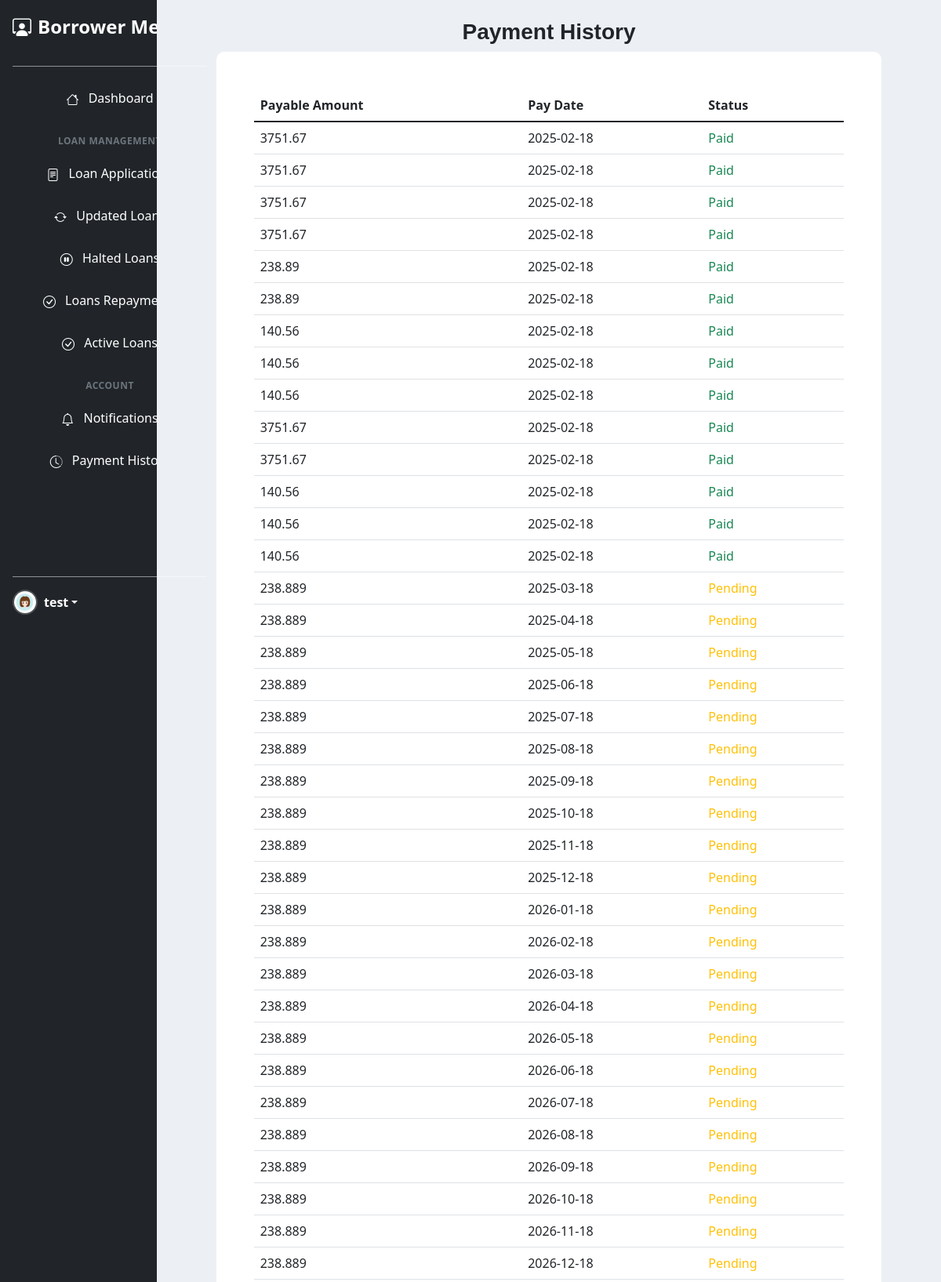
/Borrower/paymentHistory.php (signed in, upper part), run on the app's committed database.
### tables this page shows
CREATE TABLE `loaninstallments` (
  `loanInstallmentsId` int(11) NOT NULL,
  `user_id` text NOT NULL,
  `loan_id` text NOT NULL,
  `payable_amount` float NOT NULL,
  `pay_date` date NOT NULL,
  `principal` int(11) NOT NULL,
  `interest` int(11) NOT NULL,
  `admin_fee` int(11) NOT NULL,
  `status` text NOT NULL
);

### Classes/LoanInstallments.php (called while the page is built, shortened)
<?php
class LoanInstallments
{
    public static function userLoanInstllments()
    {
        try {
            $id = (int)$_SESSION['user_id'];
            $db = Database::getConnection();
            $query = "SELECT l.*, u.*, li.*, li.status as inStatus
                     FROM loans l
                     INNER JOIN loaninstallments li ON li.loan_id = l.id
                     INNER JOIN users u ON u.id = li.user_id
                     WHERE li.user_id = ?";
            $stmt = $db->prepare($query);
            $stmt->bind_param("i", $id);
            $stmt->execute();
            $result = $stmt->get_result();
            $installments = $result->fetch_all(MYSQLI_ASSOC);
            return $installments;
        } catch (Exception $e) {
            error_log("Error in userLoanInstllments: " . $e->getMessage());
            throw $e;
        }
    }
}

### Borrower/paymentHistory.php (the view, shortened to what this page needs)
<?php
require_once '../Classes/LoanInstallments.php';
try {
    $loanInstallments = LoanInstallments::userLoanInstllments();
} catch (Exception $e) {
    error_log("Error fetching loan installments: " . $e->getMessage());
    $loanInstallments = [];
    $error = "Error fetching payment history: " . $e->getMessage();
}
?>
<?php
include_once('Layout/head.php');
include_once('Layout/sidebar.php');
?>
<div class="col-md-10 pb-5" style="background-color: #ECF0F4;">
    <div class="row text-center">
    </div>
    <div class="title text-center">
        <h2 class="h3 fw-bold mt-3 " style="font-family: sans-serif;">
            Payment History
        </h2>
    </div>
    <div class="container-fluid">
        <div class="row mt-2 d-flex justify-content-center">
            <div class="col-lg-11 col-md-11 col-sm-11">
                <div class="table-responsive p-5" style="background-color: #FFFFFF; border-radius: 10px; ">
                    <table class="table">
                        <thead>
                            <tr>
                                <th>Payable Amount</th>
                                <th>Pay Date</th>
                                <th>Status</th>
                            </tr>
                        </thead>
                        <tbody>
                            <?php if (!empty($loanInstallments)): ?>
                                <?php foreach ($loanInstallments as $installment): ?>
                                    <tr>
                                        <td><?php echo htmlspecialchars($installment['payable_amount']); ?></td>
                                        <td><?php echo htmlspecialchars($installment['pay_date']); ?></td>
                                        <td>
                                            <?php
                                                $status = htmlspecialchars($installment['inStatus']);
                                                $statusClass = $status === 'Paid' ? 'text-success' : 'text-warning';
                                            ?>
                                            <span class="<?php echo $statusClass; ?>"><?php echo $status; ?></span>
                                        </td>
                                    </tr>
                                <?php endforeach; ?>
                            <?php else: ?>
                                <tr>
                                    <td colspan="3" class="text-center">No payment history available</td>
                                </tr>
                            <?php endif; ?>
                        </tbody>
                    </table>
                </div>
            </div>
        </div>
    </div>
</div>
</div>
</div>
<?php
include_once('Layout/footer.php');
?>

### Assets/Styles/style.css (style rules this page uses)
* { margin: 0; padding: 0; box-sizing: border-box; }
html, body { width: 100%; height: 100%; margin: 0; padding: 0; overflow-x: hidden; background-color: #f1f9ff !important; color: #0d6efd; font-family: Arial, sans-serif; }

### Assets/Styles/sidebars.css (style rules this page uses)
body { min-height: 100vh; min-height: -webkit-fill-available; }
html { height: -webkit-fill-available; }

### data on the page
loaninstallments: payable_amount "3751.67", pay_date "2025-02-18", status "Paid"
loaninstallments: payable_amount "3751.67", pay_date "2025-02-18", status "Paid"
loaninstallments: payable_amount "3751.67", pay_date "2025-02-18", status "Paid"
loaninstallments: payable_amount "3751.67", pay_date "2025-02-18", status "Paid"
loaninstallments: payable_amount "238.89", pay_date "2025-02-18", status "Paid"
loaninstallments: payable_amount "238.89", pay_date "2025-02-18", status "Paid"
loaninstallments: payable_amount "140.56", pay_date "2025-02-18", status "Paid"
loaninstallments: payable_amount "140.56", pay_date "2025-02-18", status "Paid"
loaninstallments: payable_amount "140.56", pay_date "2025-02-18", status "Paid"
loaninstallments: payable_amount "3751.67", pay_date "2025-02-18", status "Paid"
loaninstallments: payable_amount "3751.67", pay_date "2025-02-18", status "Paid"
loaninstallments: payable_amount "140.56", pay_date "2025-02-18", status "Paid"
loaninstallments: payable_amount "140.56", pay_date "2025-02-18", status "Paid"
loaninstallments: payable_amount "140.56", pay_date "2025-02-18", status "Paid"
loaninstallments: payable_amount "238.889", pay_date "2025-03-18", status "Pending"
loaninstallments: payable_amount "238.889", pay_date "2025-04-18", status "Pending"
loaninstallments: payable_amount "238.889", pay_date "2025-05-18", status "Pending"
loaninstallments: payable_amount "238.889", pay_date "2025-06-18", status "Pending"
loaninstallments: payable_amount "238.889", pay_date "2025-07-18", status "Pending"
loaninstallments: payable_amount "238.889", pay_date "2025-08-18", status "Pending"
loaninstallments: payable_amount "238.889", pay_date "2025-09-18", status "Pending"
loaninstallments: payable_amount "238.889", pay_date "2025-10-18", status "Pending"
loaninstallments: payable_amount "238.889", pay_date "2025-11-18", status "Pending"
loaninstallments: payable_amount "238.889", pay_date "2025-12-18", status "Pending"
loaninstallments: payable_amount "238.889", pay_date "2026-01-18", status "Pending"
loaninstallments: payable_amount "238.889", pay_date "2026-02-18", status "Pending"
loaninstallments: payable_amount "238.889", pay_date "2026-03-18", status "Pending"
loaninstallments: payable_amount "238.889", pay_date "2026-04-18", status "Pending"
loaninstallments: payable_amount "238.889", pay_date "2026-05-18", status "Pending"
loaninstallments: payable_amount "238.889", pay_date "2026-06-18", status "Pending"
loaninstallments: payable_amount "238.889", pay_date "2026-07-18", status "Pending"
loaninstallments: payable_amount "238.889", pay_date "2026-08-18", status "Pending"
loaninstallments: payable_amount "238.889", pay_date "2026-09-18", status "Pending"
loaninstallments: payable_amount "238.889", pay_date "2026-10-18", status "Pending"
loaninstallments: payable_amount "238.889", pay_date "2026-11-18", status "Pending"
loaninstallments: payable_amount "238.889", pay_date "2026-12-18", status "Pending"

### other printed values
$_SESSION['user_name'] "test"
